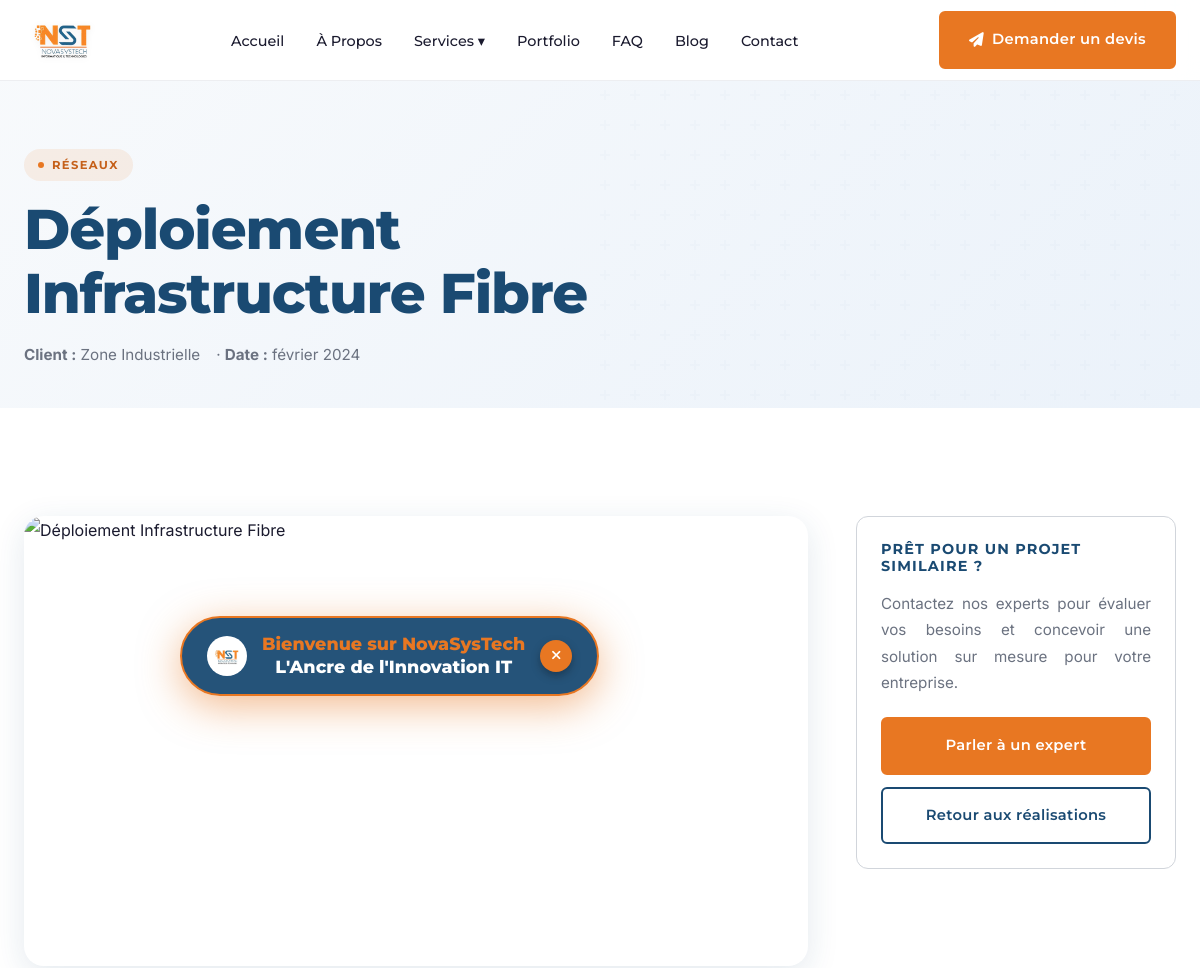
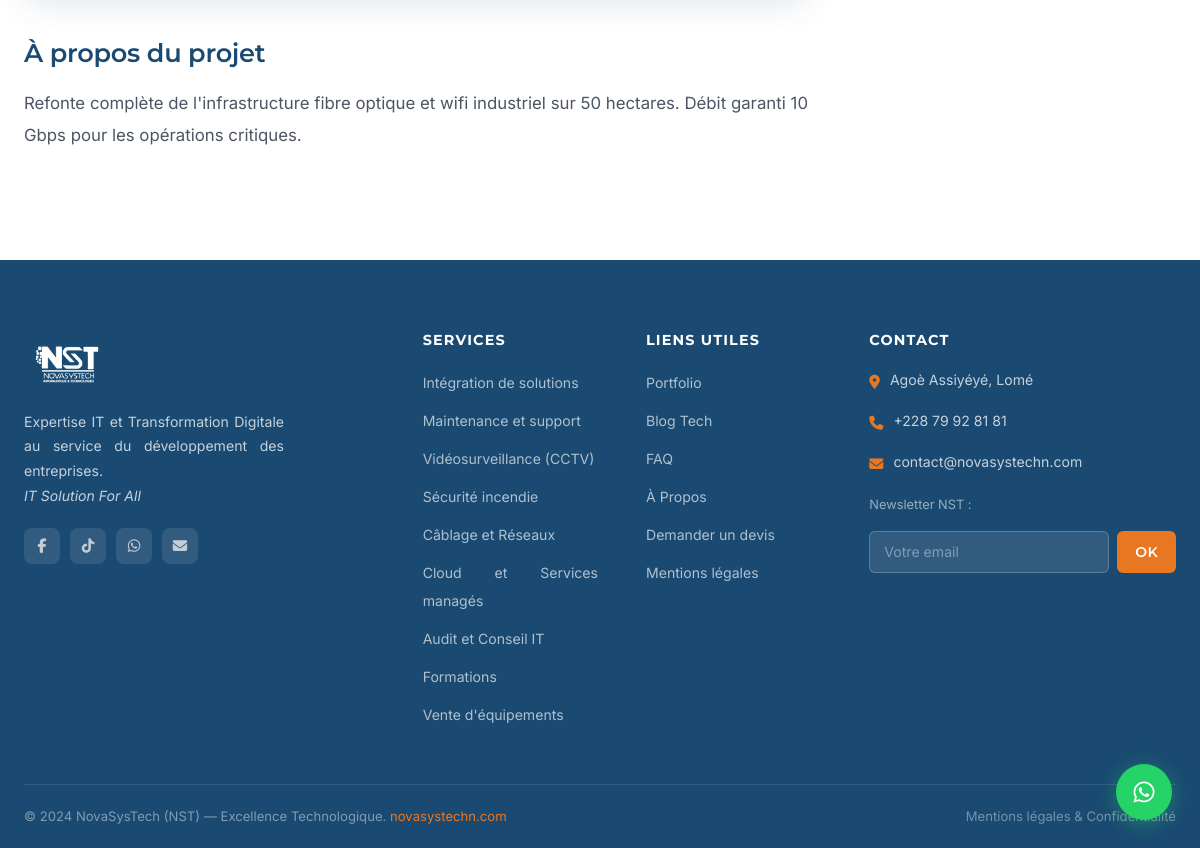
/portfolio/deploiement-infrastructure-fibre/, run on the app's committed database (2 pictures, top to bottom).
### portfolio/models.py (models this page shows, shortened)
class Projet(models.Model):
    CATEGORIES = [
        ('cctv', 'Vidéosurveillance'),
        ('reseaux', 'Réseaux'),
        ('maintenance', 'Maintenance'),
        ('cloud', 'Cloud'),
        ('alarmes', 'Sécurité Incendie'),
        ('formation', 'Formation'),
    ]
    titre = models.CharField(max_length=300)
    slug = models.SlugField(unique=True)
    categorie = models.CharField(max_length=50, choices=CATEGORIES, default='cctv')
    client = models.CharField(max_length=200)
    description = models.TextField()
    image = models.ImageField(upload_to='portfolio/', blank=True, null=True)
    date_realisation = models.DateField(null=True, blank=True)
    est_publie = models.BooleanField(default=True)
    ordre = models.IntegerField(default=0)
    class Meta:
        ordering = ['ordre', '-date_realisation']
        verbose_name = 'Projet Portfolio'

### portfolio/views.py (the view)
# urls.py: path('<slug:slug>/', views.portfolio_detail, name='portfolio_detail'),
def portfolio_detail(request, slug):
    try:
        projet = Projet.objects.get(slug=slug, est_publie=True)
        is_demo = False
    except Projet.DoesNotExist:
        projet_demo = next((p for p in DEMO_PROJETS if slugify(p[1]) == slug), None)
        if not projet_demo:
            raise Http404("Réalisation introuvable")
        class FakeProjet:
            titre = projet_demo[1]
            description = projet_demo[3]
            categorie = projet_demo[2]
            client = "Client Confidentiel"
            def get_categorie_display(self):
                cats = dict(Projet.CATEGORIES)
                return cats.get(self.categorie, self.categorie)
            def image_url_fake(self):
                return projet_demo[0]
        projet = FakeProjet()
        is_demo = True
    return render(request, 'portfolio/detail.html', {'projet': projet, 'is_demo': is_demo})

### core/context_processors.py (called while the page is built)
def global_context(request):
    return {
        'PHONE_1': getattr(settings, 'PHONE_1', '+228 79 92 81 81'),
        'EMAIL_CONTACT': getattr(settings, 'EMAIL_CONTACT', 'contact@novasystechn.com'),
        'EMAIL_SUPPORT': getattr(settings, 'EMAIL_SUPPORT', 'contact@novasystechn.com'),
        'WHATSAPP_NUMBER': getattr(settings, 'WHATSAPP_NUMBER', '22879928181'),
        'ADRESSE': getattr(settings, 'ADRESSE', 'Agoè Assiyéyé, Lomé'),
        'MAPS_URL': getattr(settings, 'MAPS_URL', ''),
        'RECAPTCHA_PUBLIC_KEY': getattr(settings, 'RECAPTCHA_PUBLIC_KEY', ''),
        'SITE_URL': getattr(settings, 'SITE_URL', ''),
    }

### templates/portfolio/detail.html (shortened to what this page needs)
{% extends 'base/base.html' %}
{% block content %}
<section class="page-hero" style="padding-bottom:40px;">
  <div class="container page-hero-inner">
    <div class="section-tag" style="background:rgba(232,119,34,.1);color:var(--orange-dark);">{{ projet.get_categorie_display }}</div>
    <h1 style="max-width:700px; color:var(--blue);">{{ projet.titre }}</h1>
    <div style="display:flex;align-items:center;gap:16px;margin-top:16px;flex-wrap:wrap;">
      <span style="color:var(--gray-dark);font-size:.95rem;"><strong>Client :</strong> {{ projet.client }}</span>
      {% if not is_demo and projet.date_realisation %}
      <span style="color:var(--gray-dark);font-size:.95rem;">· <strong>Date :</strong> {{ projet.date_realisation|date:"F Y" }}</span>
      {% endif %}
    </div>
  </div>
</section>
<section class="section">
  <div class="container">
    <div class="blog-layout">
      <div>
        {% if is_demo %}
        <img src="{{ projet.image_url_fake }}" alt="{{ projet.titre }}" style="width:100%;height:450px;object-fit:cover;border-radius:var(--radius-lg);margin-bottom:40px;box-shadow:var(--shadow-md);">
        {% elif projet.image %}
        <img src="{{ projet.image.url }}" alt="{{ projet.titre }}" style="width:100%;height:450px;object-fit:cover;border-radius:var(--radius-lg);margin-bottom:40px;box-shadow:var(--shadow-md);">
        {% else %}
          {% if projet.categorie == 'cctv' %}
          <img src="https://images.unsplash.com/photo-1557597774-9d273605dfa9?w=600&q=80" alt="{{ projet.titre }}" style="width:100%;height:450px;object-fit:cover;border-radius:var(--radius-lg);margin-bottom:40px;box-shadow:var(--shadow-md);">
          {% elif projet.categorie == 'reseaux' %}
          <img src="https://images.unsplash.com/photo-1558494949-ef010cbdcc31?w=600&q=80" alt="{{ projet.titre }}" style="width:100%;height:450px;object-fit:cover;border-radius:var(--radius-lg);margin-bottom:40px;box-shadow:var(--shadow-md);">
          {% elif projet.categorie == 'maintenance' %}
          <img src="https://images.unsplash.com/photo-1597852074816-d933c7d2b988?w=600&q=80" alt="{{ projet.titre }}" style="width:100%;height:450px;object-fit:cover;border-radius:var(--radius-lg);margin-bottom:40px;box-shadow:var(--shadow-md);">
          {% elif projet.categorie == 'cloud' %}
          <img src="https://images.unsplash.com/photo-1451187580459-43490279c0fa?w=600&q=80" alt="{{ projet.titre }}" style="width:100%;height:450px;object-fit:cover;border-radius:var(--radius-lg);margin-bottom:40px;box-shadow:var(--shadow-md);">
          {% elif projet.categorie == 'alarmes' %}
          <img src="https://images.unsplash.com/photo-1582139329536-e7284fece509?w=600&q=80" alt="{{ projet.titre }}" style="width:100%;height:450px;object-fit:cover;border-radius:var(--radius-lg);margin-bottom:40px;box-shadow:var(--shadow-md);">
          {% elif projet.categorie == 'formation' %}
          <img src="https://images.unsplash.com/photo-1524178232363-1fb2b075b655?w=600&q=80" alt="{{ projet.titre }}" style="width:100%;height:450px;object-fit:cover;border-radius:var(--radius-lg);margin-bottom:40px;box-shadow:var(--shadow-md);">
          {% else %}
          <img src="https://images.unsplash.com/photo-1558494949-ef010cbdcc31?w=600&q=80" alt="{{ projet.titre }}" style="width:100%;height:450px;object-fit:cover;border-radius:var(--radius-lg);margin-bottom:40px;box-shadow:var(--shadow-md);">
          {% endif %}
        {% endif %}
        <h3 style="margin-bottom:20px; color:var(--blue);">À propos du projet</h3>
        <div style="font-size:1.05rem;line-height:1.9;color:var(--text-light);">
          <p>{{ projet.description|linebreaksbr }}</p>
        </div>
      </div>
      <div>
        <div class="sidebar-widget" style="position:sticky;top:100px;">
          <h4 style="color:var(--blue);">Prêt pour un projet similaire ?</h4>
          <p style="color:var(--gray-dark); font-size:0.95rem; margin-bottom:20px;">Contactez nos experts pour évaluer vos besoins et concevoir une solution sur mesure pour votre entreprise.</p>
          <a href="{% url 'devis' %}" class="btn btn-primary" style="width:100%;justify-content:center;margin-bottom:12px;">Parler à un expert</a>
          <a href="{% url 'portfolio' %}" class="btn btn-outline-dark" style="width:100%;justify-content:center;">Retour aux réalisations</a>
        </div>
      </div>
    </div>
  </div>
</section>
{% endblock %}

### static/css/main.css (style rules this page uses)
:root { --orange: #E87722; --orange-dark: #C5601A; --orange-light: #FFF0E6; --blue: #1A4A72; --blue-mid: #2563A8; --blue-light: #EBF2FA; --brown: #7B2D00; --brown-mid: #9A3A00; --white: #FFFFFF; --gray-light: #F5F6FA; --gray-mid: #D1D5DB; --gray-dark: #6B7280; --text: #1A1A2E; --text-light: #4B5563; --success: #16A34A; --radius-sm: 6px; --radius-md: 12px; --radius-lg: 20px; --radius-xl: 32px; --shadow-sm: 0 2px 8px rgba(26,74,114,.08); --shadow-md: 0 8px 32px rgba(26,74,114,.12); --shadow-lg: 0 20px 60px rgba(26,74,114,.18); --font-display: 'Montserrat', sans-serif; --font-body: 'Inter', sans-serif; --transition: all 0.3s cubic-bezier(0.4, 0, 0.2, 1); }
*, *::before, *::after { box-sizing: border-box; margin: 0; padding: 0; }
html { scroll-behavior: smooth; font-size: 16px; overflow-x: hidden; }
body { font-family: var(--font-body); color: var(--text); background: var(--white); line-height: 1.75; overflow-x: hidden; width: 100%; max-width: 100vw; -webkit-font-smoothing: antialiased; -moz-osx-font-smoothing: grayscale; }
img { max-width: 100%; height: auto; display: block; }
a { text-decoration: none; color: inherit; }
p, li { text-align: justify; }
h1, h2, h3, h4, h5 { font-family: var(--font-display); line-height: 1.15; letter-spacing: -0.02em; }
h1 { font-weight: 800; }
h3 { font-weight: 600; letter-spacing: -0.01em; }
h4, h5 { font-weight: 600; letter-spacing: 0; }
h1 { font-size: clamp(2rem, 5vw, 3.5rem); font-weight: 800; }
h3 { font-size: clamp(1.2rem, 2.5vw, 1.6rem); font-weight: 600; }
h4 { font-size: 1.1rem; font-weight: 600; }
.container { max-width: 1200px; margin: 0 auto; padding: 0 24px; }
.section { padding: 108px 0; }
.section-tag { display: inline-flex; align-items: center; gap: 8px; background: var(--orange-light); color: var(--orange-dark); font-size: 0.72rem; font-weight: 700; font-family: var(--font-display); letter-spacing: 0.12em; text-transform: uppercase; padding: 6px 14px; border-radius: 100px; margin-bottom: 16px; }
.section-tag::before { content: ''; width: 6px; height: 6px; border-radius: 50%; background: var(--orange); }
.btn { display: inline-flex; align-items: center; gap: 8px; padding: 14px 28px; border-radius: var(--radius-sm); font-family: var(--font-display); font-size: 0.92rem; font-weight: 600; letter-spacing: 0.02em; transition: var(--transition); cursor: pointer; border: 2px solid transparent; white-space: nowrap; }
.btn-primary { background: var(--orange); color: var(--white); border-color: var(--orange); }
.btn-outline-dark { background: transparent; color: var(--blue); border-color: var(--blue); }
.page-hero { padding: 148px 0 88px; background: linear-gradient(135deg, #F8FAFC 0%, #EBF2FA 100%); position: relative; overflow: hidden; }
.page-hero::after { content: ''; position: absolute; top: 0; right: 0; width: 50%; height: 100%; opacity: 0.5; pointer-events: none; }
.page-hero-inner { position: relative; z-index: 1; }
.page-hero h1 { margin-bottom: 16px; }
.blog-layout { display: grid; grid-template-columns: 1fr 320px; gap: 48px; align-items: start; }
.sidebar-widget { background: var(--white); border: 1px solid var(--gray-mid); border-radius: var(--radius-md); padding: 24px; margin-bottom: 24px; }
.sidebar-widget h4 { font-family: var(--font-display); font-size: 0.9rem; font-weight: 700; text-transform: uppercase; letter-spacing: 0.08em; margin-bottom: 16px; color: var(--text); }

### data on the page
Projet: categorie "RÉSEAUX", titre "Déploiement Infrastructure Fibre", client "Zone Industrielle", date_realisation "février 2024", description "Refonte complète de l'infrastructure fibre optique et wifi industriel sur 50 hectares. Débit garanti 10 Gbps pour les opérations critiques."

### other printed values
{{ ADRESSE }} "Agoè Assiyéyé, Lomé"
{{ PHONE_1 }} "+228 79 92 81 81"
{{ EMAIL_CONTACT }} "contact@novasystechn.com"
